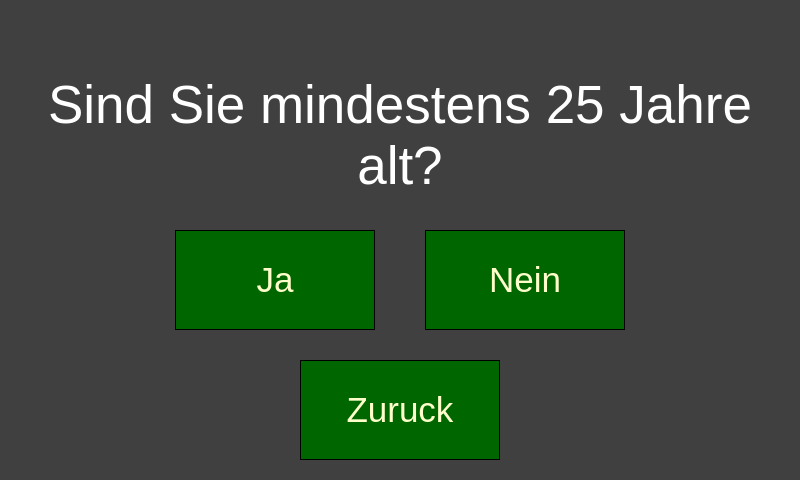
<?xml version="1.0" encoding="UTF-8"?>
<ui version="4.0">
 <class>Dialog</class>
 <widget class="QDialog" name="Dialog">
  <property name="geometry">
   <rect>
    <x>0</x>
    <y>0</y>
    <width>800</width>
    <height>480</height>
   </rect>
  </property>
  <property name="windowTitle">
   <string>Dialog</string>
  </property>
  <property name="styleSheet">
   <string notr="true">QWidget{
	background-color: #404040;
	color: #FFFFFF}
QPushButton{
	color: #FFFFCC; 
	background-color: #006600;
	border-style: inset;
	border-color:black;
	border-width: 1px;}</string>
  </property>
  <widget class="QLabel" name="Frage">
   <property name="geometry">
    <rect>
     <x>0</x>
     <y>70</y>
     <width>800</width>
     <height>130</height>
    </rect>
   </property>
   <property name="font">
    <font>
     <pointsize>40</pointsize>
     <weight>50</weight>
     <bold>false</bold>
    </font>
   </property>
   <property name="text">
    <string>Sind Sie mindestens 25 Jahre alt?</string>
   </property>
   <property name="alignment">
    <set>Qt::AlignCenter</set>
   </property>
   <property name="wordWrap">
    <bool>true</bool>
   </property>
  </widget>
  <widget class="QPushButton" name="pushButton">
   <property name="geometry">
    <rect>
     <x>175</x>
     <y>230</y>
     <width>200</width>
     <height>100</height>
    </rect>
   </property>
   <property name="font">
    <font>
     <pointsize>26</pointsize>
    </font>
   </property>
   <property name="text">
    <string>Ja</string>
   </property>
  </widget>
  <widget class="QPushButton" name="pushButton_2">
   <property name="geometry">
    <rect>
     <x>425</x>
     <y>230</y>
     <width>200</width>
     <height>100</height>
    </rect>
   </property>
   <property name="font">
    <font>
     <pointsize>26</pointsize>
    </font>
   </property>
   <property name="text">
    <string>Nein</string>
   </property>
  </widget>
  <widget class="QPushButton" name="pushButton_3">
   <property name="geometry">
    <rect>
     <x>300</x>
     <y>360</y>
     <width>200</width>
     <height>100</height>
    </rect>
   </property>
   <property name="font">
    <font>
     <pointsize>26</pointsize>
    </font>
   </property>
   <property name="text">
    <string>Zuruck</string>
   </property>
  </widget>
 </widget>
 <resources/>
 <connections/>
</ui>
